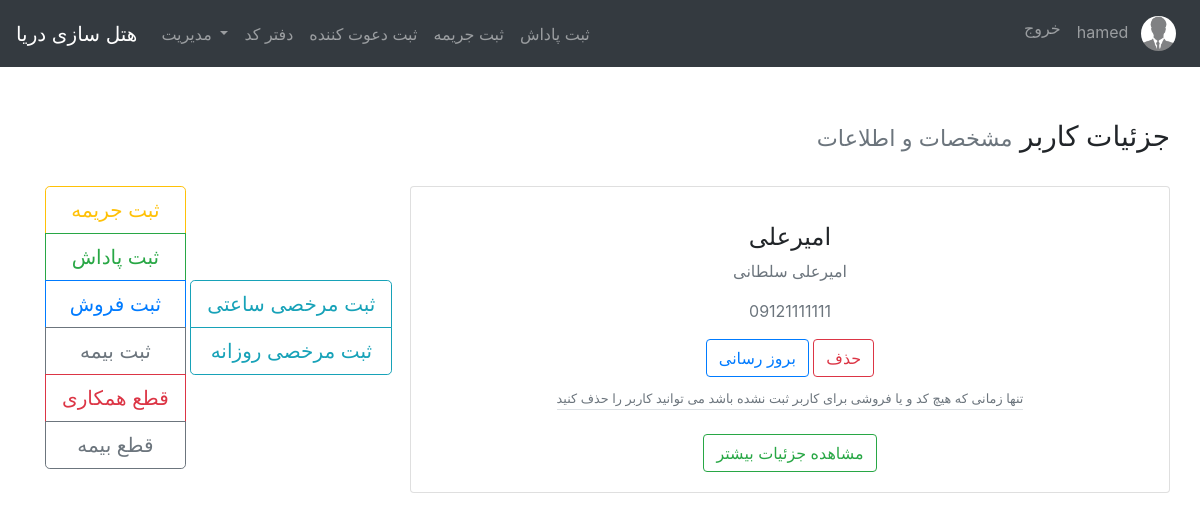
The page /inviter_detail/1/ (signed in) on the database its author committed.
### users/models.py (models this page shows, shortened)
class Profile(models.Model):
    user = models.OneToOneField(User, on_delete=models.CASCADE)
    image = models.ImageField(default='default.jpg', upload_to='profile_pics')

### inviters/models.py (models this page shows, shortened)
class Inviter(models.Model):
    first_name = models.CharField(max_length=100)
    last_name = models.CharField(max_length=100)
    date_of_hired = models.DateTimeField(default=timezone.now)
    date_of_fired = models.DateTimeField(null=True, blank=True)
    date_of_start_esurance = models.DateTimeField(null=True, blank=True)
    date_of_end_esurance = models.DateTimeField(null=True, blank=True)
    is_ensured = models.BooleanField(default=False)
    is_fired = models.BooleanField(default=False)
    phone_num = models.CharField(max_length=11, unique=True)
    company = models.ForeignKey(Company, on_delete=models.PROTECT)
    user = models.ForeignKey(User, on_delete=models.PROTECT)

### inviters/views.py (the view)
# urls.py: path('inviter_detail/<int:pk>/', InviterDetailView.as_view(), name="inviter_detail"),
class InviterDetailView(LoginRequiredMixin, DetailView):
    model = Inviter

### inviters/templates/inviters/inviter_detail.html (shortened to what this page needs)
{% extends "base.html" %}
{% block content %}
    <div class="row mb-4" dir="rtl">
        <h3>
            جزئیات کاربر
            <small class="text-muted">مشخصات و اطلاعات</small>
        </h3>
    </div>
    <div class="row">
        <div class="bd-example col-sm-4">
            <div class="btn-group-vertical" role="group" aria-label="Vertical button group">
                <a href="{% url 'penalty_new_id' object.id %}" class="btn btn-outline-warning btn-lg">ثبت جریمه</a>
                <a href="{% url 'reward_new_id' object.id %}" class="btn btn-outline-success btn-lg">ثبت پاداش</a>
                {% if  object.company.id == 1 %}
                    <button type="button" class="btn btn-outline-primary btn-lg">ثبت فروش</button>
                {% elif object.company.id == 2 %}
                    <button type="button" class="btn btn-outline-primary btn-lg">ثبت فاکتور</button>
                {% endif %}
                <button type="button" class="btn btn-outline-secondary btn-lg">ثبت بیمه</button>
                <button type="button" class="btn btn-outline-danger btn-lg">قطع همکاری</button>
                <button type="button" class="btn btn-outline-secondary btn-lg">قطع بیمه</button>
            </div>
            <div class="btn-group-vertical" role="group" aria-label="Vertical button group">
                <a href="{% url 'hourlyofftime_new_id' object.id %}" class="btn btn-outline-info btn-lg">ثبت مرخصی ساعتی</a>
                <a href="{% url 'dailyofftime_new_id' object.id %}" class="btn btn-outline-info btn-lg">ثبت مرخصی روزانه</a>
            </div>
        </div>
        <div class="card col-sm-8">
            <div class="card-body">
                <div class="d-flex flex-column align-items-center text-center">
                    <div class="mt-3">
                        <h4>{{ object.first_name }}</h4>
                        <p class="text-muted font-size-sm">{{ object.first_name }} {{ object.last_name }}</p>
                        <p class="text-muted font-size-sm">{{ object.phone_num }}</p>
                        {% if object.user == user or user.is_superuser %}
                            <a class="btn btn-outline-primary" href="{% url 'inviter_update' object.id %}">بروز
                                رسانی</a>
                            <a class="btn btn-outline-danger" href="{% url 'inviter_delete' object.id %}">حذف</a>
                            <br>
                            <div class="border-bottom mt-2">
                                <small class="text-muted">
                                    تنها زمانی که هیچ کد و یا فروشی برای کاربر ثبت نشده باشد می توانید کاربر را حذف کنید
                                </small>
                            </div>
                            <button class="btn btn-outline-success mt-4" type="button" data-toggle="collapse"
                                    data-target="#collapseExample" aria-expanded="false"
                                    aria-controls="collapseExample">مشاهده جزئیات بیشتر
                            </button>
                            <br>
                        {% endif %}
                    </div>
                </div>
            </div>
        </div>
    </div>
{% endblock %}

### inviters/templates/base.html (shortened to what this page needs)
<!doctype html>
<html lang="en">
<head>
    <link rel="stylesheet" href="https://cdn.jsdelivr.net/npm/bootstrap@4.5.3/dist/css/bootstrap.min.css"
>
</head>
<body>
<nav class="navbar navbar-expand-lg navbar-dark bg-dark fixed-top">
    <a class="navbar-brand" href="/">هتل سازی دریا</a>
    <div class="collapse navbar-collapse" id="navbarNav">
        {% if user.is_authenticated %}
            <ul class="navbar-nav mr-auto">
                {% if user.is_superuser %}
                    <li class="nav-item dropdown">
                        <a class="nav-link dropdown-toggle" href="#" id="navbarDropdown" role="button"
                           data-toggle="dropdown" aria-haspopup="true" aria-expanded="false">
                            مدیریت
                        </a>
                    </li>
                {% endif %}
                <li class="nav-item">
                    <a class="nav-link" href="{% url 'daftarcode' %}">دفتر کد</a>
                </li>
                <li class="nav-item">
                    <a class="nav-link" href="{% url 'inviter_new' %}">ثبت دعوت کننده</a>
                </li>
            <li class="nav-item">
                    <a class="nav-link" href="{% url 'penalty_new' %}">ثبت جریمه</a>
                </li>
            <li class="nav-item">
                    <a class="nav-link" href="{% url 'reward_new' %}">ثبت پاداش</a>
                </li>
            </ul>
        {% endif %}
        <ul class="navbar-nav ml-auto">
            {% if user.is_authenticated %}
                <li class="nav-item">
                    <a class="nav-link" href="{% url 'logout' %}">خروج</a>
                </li>
                <li class="nav-item">
                    <a class="nav-link" href="{% url 'profile' %}">
                        {{ user.username }}
                        <img class="rounded-circle z-depth-0 ml-2"
                             alt="avatar image"
                             height="35"
                             src="{{ user.profile.image.url }}">
                    </a>
                </li>
            {% else %}
                <li class="nav-item">
                    <a class="nav-link" href="{% url 'login' %}">ورود</a>
                </li>
            {% endif %}
        </ul>
    </div>
</nav>
<br><br><br><br>
<main role="main" class="container mb-4">
    <div class="row mt-4">
        <div class="col-md-12">
            {% block content %}
            {% endblock %}
        </div>
    </div>
</main>
</body>
</html>

### rows shown on the page
Inviter: first_name "امیرعلی", last_name "سلطانی", phone_num "09121111111"

### other values the page prints
{{ user.username }} "hamed"
